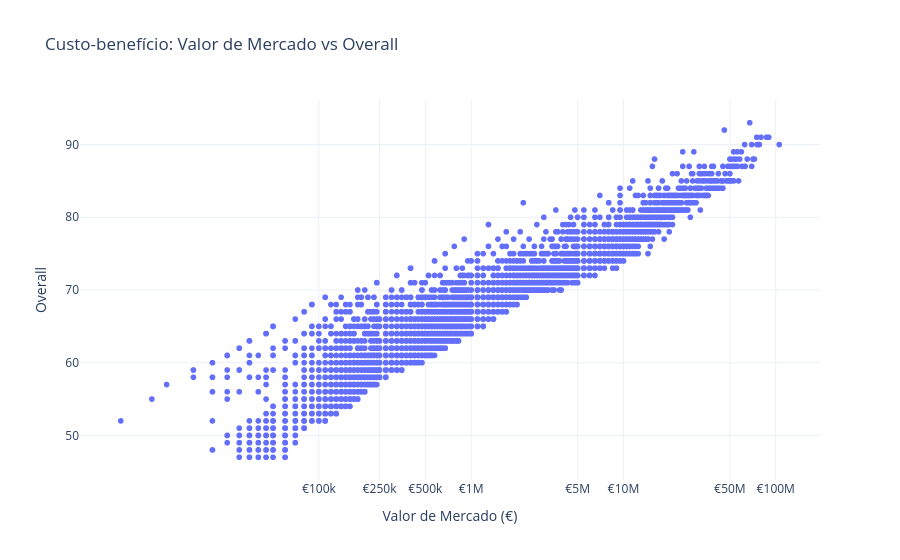

The notebook cell this image was saved under:
### Markdown cell above
## Valor de Mercado vs Overall (Custo-Benefício)

Esse gráfico mostra se um jogador entrega overall alto por um preço baixo.
Jogadores acima da “curva média” são considerados hidden gems, enquanto jogadores muito caros com OVA semelhante a outros são supervalorizados.
Cada ponto representa um jogador do FIFA 21.

### Code cell
fig = px.scatter(
    df,
    x='value_eur',
    y='overall_rating',
    log_x=True,
    hover_name='name',
    hover_data={
        'value_eur': ':,.0f',
        'overall_rating': True,
        'age': True,
        'nationality': True,
        'team': True
    },
    title='Custo-benefício: Valor de Mercado vs Overall'
)

fig.update_xaxes(
    tickvals=[
        100_000,
        250_000,
        500_000,
        1_000_000,
        5_000_000,
        10_000_000,
        50_000_000,
        100_000_000
    ],
    ticktext=[
        '€100k',
        '€250k',
        '€500k',
        '€1M',
        '€5M',
        '€10M',
        '€50M',
        '€100M'
    ],
    title='Valor de Mercado (€)'
)

fig.update_layout(
    yaxis_title='Overall',
    template='plotly_white'
)

fig.show()

### Figure 1 — Plotly figure (JSON) as saved in the notebook; plotly's stock layout.template omitted (floating-point values rounded to 4 significant figures; data arrays with more than 128 entries replaced by an {"elided": "..."} marker saying what was removed)
{"data": [{"customdata": {"elided": "18978x3 mixed values"}, "hovertemplate": "<b>%{hovertext}</b><br><br>value_eur=%{x:,.0f}<br>overall_rating=%{y}<br>age=%{customdata[0]}<br>nationality=%{customdata[1]}<br>team=%{customdata[2]}<extra></extra>", "hovertext": {"elided": "18978 str values"}, "legendgroup": "", "marker": {"color": "#636efa", "symbol": "circle"}, "mode": "markers", "name": "", "showlegend": false, "type": "scattergl", "x": {"elided": "18978 float values"}, "xaxis": "x", "y": {"elided": "18978 int values"}, "yaxis": "y"}], "layout": {"legend": {"tracegroupgap": 0}, "title": {"text": "Custo-benefício: Valor de Mercado vs Overall"}, "xaxis": {"anchor": "y", "domain": [0, 1], "ticktext": ["€100k", "€250k", "€500k", "€1M", "€5M", "€10M", "€50M", "€100M"], "tickvals": [100000, 250000, 500000, 1000000, 5000000, 10000000, 50000000, 100000000], "title": {"text": "Valor de Mercado (€)"}, "type": "log"}, "yaxis": {"anchor": "x", "domain": [0, 1], "title": {"text": "Overall"}}}}
